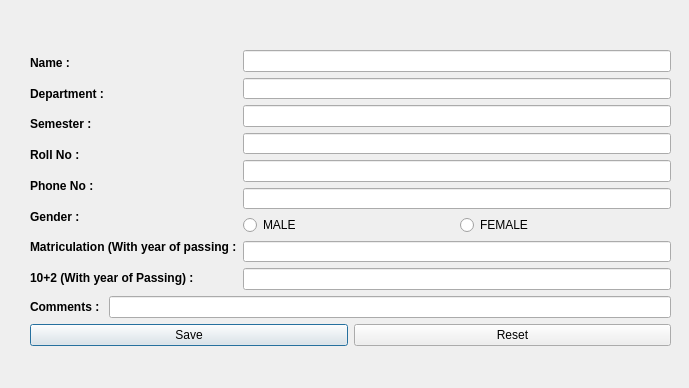
<?xml version="1.0" encoding="UTF-8"?>
<ui version="4.0">
 <class>Dialog</class>
 <widget class="QDialog" name="Dialog">
  <property name="geometry">
   <rect>
    <x>0</x>
    <y>0</y>
    <width>689</width>
    <height>388</height>
   </rect>
  </property>
  <property name="windowTitle">
   <string>Dialog</string>
  </property>
  <widget class="QWidget" name="">
   <property name="geometry">
    <rect>
     <x>30</x>
     <y>50</y>
     <width>641</width>
     <height>296</height>
    </rect>
   </property>
   <layout class="QVBoxLayout" name="verticalLayout_8">
    <item>
     <layout class="QVBoxLayout" name="verticalLayout_7">
      <item>
       <layout class="QHBoxLayout" name="horizontalLayout_4">
        <item>
         <layout class="QVBoxLayout" name="verticalLayout_5">
          <item>
           <layout class="QHBoxLayout" name="horizontalLayout">
            <item>
             <layout class="QVBoxLayout" name="verticalLayout_3">
              <item>
               <widget class="QLabel" name="label_10">
                <property name="font">
                 <font>
                  <weight>75</weight>
                  <bold>true</bold>
                 </font>
                </property>
                <property name="text">
                 <string>Name :</string>
                </property>
               </widget>
              </item>
              <item>
               <widget class="QLabel" name="label_11">
                <property name="font">
                 <font>
                  <weight>75</weight>
                  <bold>true</bold>
                 </font>
                </property>
                <property name="text">
                 <string>Department :</string>
                </property>
               </widget>
              </item>
              <item>
               <widget class="QLabel" name="label_12">
                <property name="font">
                 <font>
                  <weight>75</weight>
                  <bold>true</bold>
                 </font>
                </property>
                <property name="text">
                 <string>Semester :</string>
                </property>
               </widget>
              </item>
              <item>
               <widget class="QLabel" name="label_13">
                <property name="font">
                 <font>
                  <weight>75</weight>
                  <bold>true</bold>
                 </font>
                </property>
                <property name="text">
                 <string>Roll No :</string>
                </property>
               </widget>
              </item>
              <item>
               <widget class="QLabel" name="label_14">
                <property name="font">
                 <font>
                  <weight>75</weight>
                  <bold>true</bold>
                 </font>
                </property>
                <property name="text">
                 <string>Phone No :</string>
                </property>
               </widget>
              </item>
              <item>
               <widget class="QLabel" name="label_15">
                <property name="font">
                 <font>
                  <weight>75</weight>
                  <bold>true</bold>
                 </font>
                </property>
                <property name="text">
                 <string>Gender :</string>
                </property>
               </widget>
              </item>
              <item>
               <widget class="QLabel" name="label_16">
                <property name="font">
                 <font>
                  <weight>75</weight>
                  <bold>true</bold>
                 </font>
                </property>
                <property name="text">
                 <string>Matriculation (With year of passing :</string>
                </property>
               </widget>
              </item>
              <item>
               <widget class="QLabel" name="label_17">
                <property name="font">
                 <font>
                  <weight>75</weight>
                  <bold>true</bold>
                 </font>
                </property>
                <property name="text">
                 <string>10+2 (With year of Passing) :</string>
                </property>
               </widget>
              </item>
             </layout>
            </item>
           </layout>
          </item>
         </layout>
        </item>
        <item>
         <layout class="QVBoxLayout" name="verticalLayout_6">
          <item>
           <layout class="QVBoxLayout" name="verticalLayout">
            <item>
             <widget class="QLineEdit" name="lineEdit"/>
            </item>
            <item>
             <widget class="QLineEdit" name="lineEdit_4"/>
            </item>
            <item>
             <widget class="QLineEdit" name="lineEdit_2"/>
            </item>
            <item>
             <widget class="QLineEdit" name="lineEdit_3"/>
            </item>
            <item>
             <widget class="QLineEdit" name="lineEdit_6"/>
            </item>
            <item>
             <widget class="QLineEdit" name="lineEdit_5"/>
            </item>
            <item>
             <layout class="QHBoxLayout" name="horizontalLayout_3">
              <item>
               <widget class="QRadioButton" name="radioButton">
                <property name="text">
                 <string>MALE</string>
                </property>
               </widget>
              </item>
              <item>
               <widget class="QRadioButton" name="radioButton_2">
                <property name="text">
                 <string>FEMALE</string>
                </property>
               </widget>
              </item>
             </layout>
            </item>
            <item>
             <widget class="QLineEdit" name="lineEdit_7"/>
            </item>
            <item>
             <widget class="QLineEdit" name="lineEdit_8"/>
            </item>
           </layout>
          </item>
         </layout>
        </item>
       </layout>
      </item>
      <item>
       <layout class="QHBoxLayout" name="horizontalLayout_5">
        <item>
         <widget class="QLabel" name="label">
          <property name="font">
           <font>
            <weight>75</weight>
            <bold>true</bold>
           </font>
          </property>
          <property name="text">
           <string>Comments : </string>
          </property>
         </widget>
        </item>
        <item>
         <widget class="QLineEdit" name="lineEdit_9"/>
        </item>
       </layout>
      </item>
     </layout>
    </item>
    <item>
     <layout class="QHBoxLayout" name="horizontalLayout_6">
      <item>
       <widget class="QPushButton" name="pushButton">
        <property name="text">
         <string>Save</string>
        </property>
       </widget>
      </item>
      <item>
       <widget class="QPushButton" name="pushButton_2">
        <property name="text">
         <string>Reset</string>
        </property>
       </widget>
      </item>
     </layout>
    </item>
   </layout>
  </widget>
 </widget>
 <resources/>
 <connections/>
</ui>
